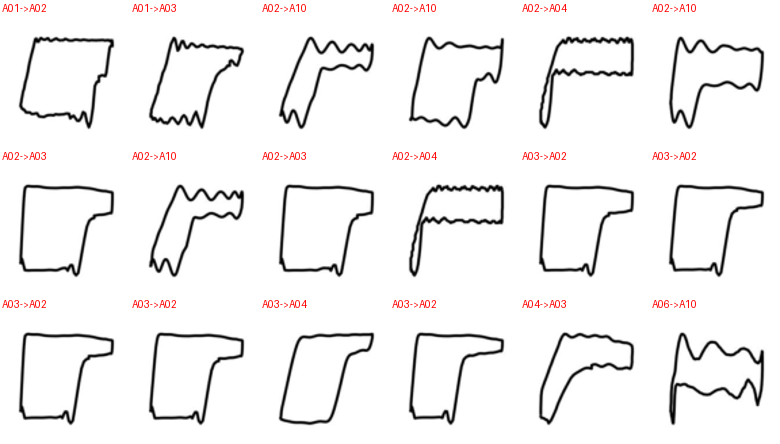
#> input picture reports/fig/error_samples.png, 780 x 444 px
$ python -i features.py   (imports and definitions only)
#> lines starting #> are read from the running program, lines starting #| are printed output that depends on the picture; after the words box and inside, x2 and y2 are one past the last pixel; in counts of white or black regions, pixels touching at a corner belong together
"""传统方法用的手工特征：HOG、形状/轮廓特征、原始像素。

所有特征都基于 96x96 的灰度缓存图，导出成 npz 便于复用。
"""
from __future__ import annotations

import numpy as np
import cv2
from skimage.feature import hog

from config import IMG_SIZE


# ---------------------------------------------------------------- HOG
def hog_features(img: np.ndarray) -> np.ndarray:
    """96x96 -> 9 方向、12x12 单元、2x2 块，共 7x7x4x9=1764 维。"""
    return hog(img, orientations=9, pixels_per_cell=(12, 12),
               cells_per_block=(2, 2), block_norm="L2-Hys",
               feature_vector=True).astype(np.float32)


# ---------------------------------------------------------------- 形状特征
def shape_features(img: np.ndarray) -> np.ndarray:
    """示功图轮廓的几何量：面积、周长、包围盒、凸度、Hu 矩、载荷/位移跨度。"""
    binary = (img < 128).astype(np.uint8)
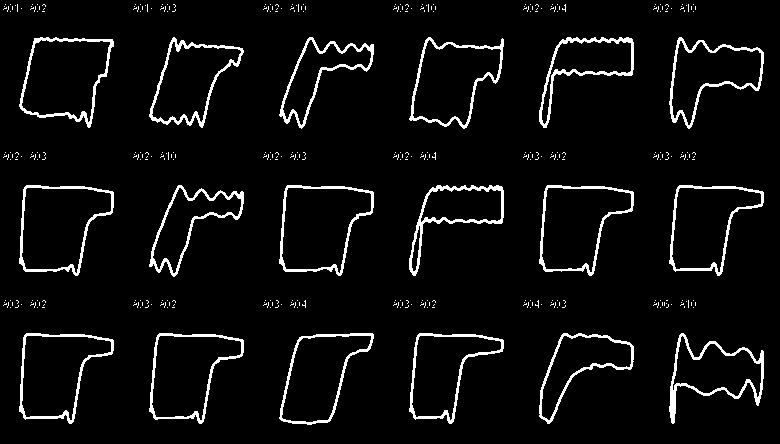
#> binary: shape (444, 780); values 0 (black) and 1 (white), 5.3% white; 377 white regions (359 under 20 px)
    contours, _ = cv2.findContours(binary, cv2.RETR_EXTERNAL, cv2.CHAIN_APPROX_NONE)
#> contours = 377 contours, 359 with area under 20; largest, box (x1, y1, x2, y2) and area: (279, 185, 374, 276) 6214, (19, 185, 114, 276) 6093, (19, 37, 114, 128) 5952, (539, 185, 634, 276) 5657, (149, 333, 244, 424) 5518
    if not contours:
        return np.zeros(20, dtype=np.float32)
    c = max(contours, key=cv2.contourArea)
#> c = contour of 329 points, box (x1, y1, x2, y2) (279, 185, 374, 276), area 6214

    area = cv2.contourArea(c)
#> area = 6213.5
    peri = cv2.arcLength(c, True)
#> peri = 352.6
    x, y, w, h = cv2.boundingRect(c)
#> x = 279; y = 185; w = 95; h = 91
    hull_area = max(cv2.contourArea(cv2.convexHull(c)), 1.0)
#> hull_area = 6943
    m = cv2.moments(c)
#> m = moments, m00 6213.5, centre m10/m00, m01/m00 = (319.4, 225.4)
    cx = m["m10"] / max(m["m00"], 1e-6)
#> cx = 319.4
    cy = m["m01"] / max(m["m00"], 1e-6)
#> cy = 225.4

    # 图像坐标系 y 向下，转成"载荷"方向：越靠上载荷越大
    ys = c[:, 0, 1].astype(np.float32)
#> ys = 329 values, max 275 at index 146, min 185 at index 0, mean 226.1
    xs = c[:, 0, 0].astype(np.float32)
#> xs = 329 values, max 373 at index 228, min 279 at index 74, mean 321.8
    load_span = ys.max() - ys.min()
#> load_span = 90
    disp_span = xs.max() - xs.min()
#> disp_span = 94

    hu = cv2.HuMoments(m).flatten()
#> hu = [0.179, 0.00204, 0.000587, 2.52e-05, 2.02e-09, 2.8e-08, -2.3e-09]
    hu = -np.sign(hu) * np.log10(np.abs(hu) + 1e-30)
#> hu = [0.748, 2.69, 3.23, 4.6, 8.69, 7.55, -8.64]

    feats = [
        area, peri, w, h, w / max(h, 1), area / max(w * h, 1),
        area / max(peri ** 2, 1), 4 * np.pi * area / max(peri ** 2, 1),
        area / hull_area, load_span, disp_span, load_span / max(disp_span, 1),
        cx / IMG_SIZE, cy / IMG_SIZE,
    ] + list(hu)
#> feats = [6213.5, 352.6, 95, 91, 1.04, 0.719, 0.05, 0.628, 0.895, 90, 94, 0.957, 3.33, 2.35, 0.748, 2.69, 3.23, 4.6, 8.69, 7.55, -8.64]
    return np.asarray(feats, dtype=np.float32)


# ---------------------------------------------------------------- 像素
def pixel_features(img: np.ndarray) -> np.ndarray:
    """缩到 48x48 再展平，避免 9k 维带来的内存和 PCA 开销。"""
    small = cv2.resize(img, (48, 48), interpolation=cv2.INTER_AREA)
    return small.astype(np.float32).ravel() / 255.0


EXTRACTORS = {
    "hog": hog_features,
    "shape": shape_features,
    "pixel": pixel_features,
}


def extract_all(images: np.ndarray, kind: str) -> np.ndarray:
    fn = EXTRACTORS[kind]
    return np.stack([fn(np.asarray(im)) for im in images])

>>> import cv2
>>> picture = cv2.imread('../reports/fig/error_samples.png', cv2.IMREAD_GRAYSCALE)
>>> result = shape_features(picture)
#> result = 21 values, max 6213.5 at index 0, min -8.64 at index 20, mean 331.7
